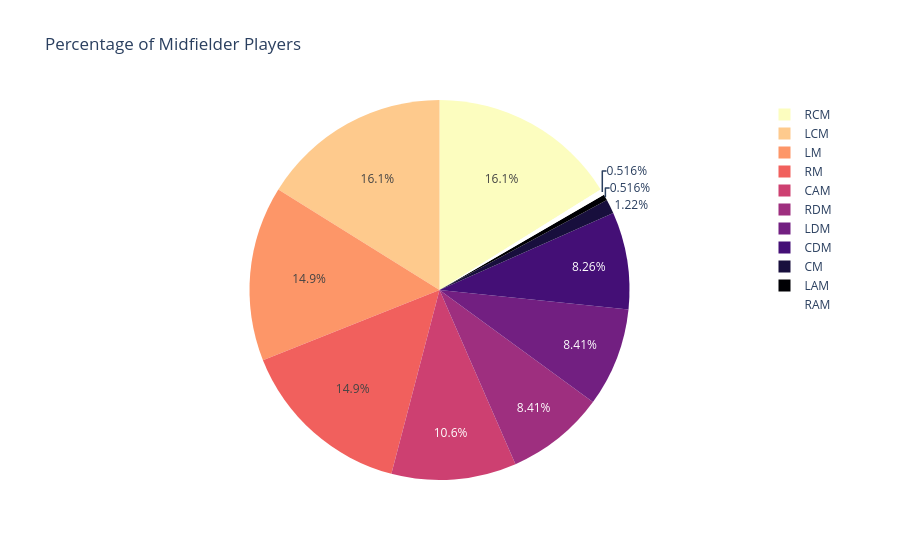

Write notebook code for a chart like this one.
### Code cell
mid_p = df_24_clean.query('club_position in @mid')

fig = px.pie(mid_p, names='club_position', color_discrete_sequence=px.colors.sequential.Magma_r,
            title='Percentage of Midfielder Players')
fig.show()

### Figure 1 — Plotly figure (JSON) as saved in the notebook; plotly's stock layout.template omitted (floating-point values rounded to 4 significant figures; data arrays with more than 128 entries replaced by an {"elided": "..."} marker saying what was removed)
{"data": [{"domain": {"x": [0, 1], "y": [0, 1]}, "hovertemplate": "club_position=%{label}<extra></extra>", "labels": {"elided": "2711 str values"}, "legendgroup": "", "name": "", "showlegend": true, "type": "pie"}], "layout": {"autosize": true, "legend": {"tracegroupgap": 0}, "piecolorway": ["#fcfdbf", "#feca8d", "#fd9668", "#f1605d", "#cd4071", "#9e2f7f", "#721f81", "#440f76", "#180f3d", "#000004"], "title": {"text": "Percentage of Midfielder Players"}}}
